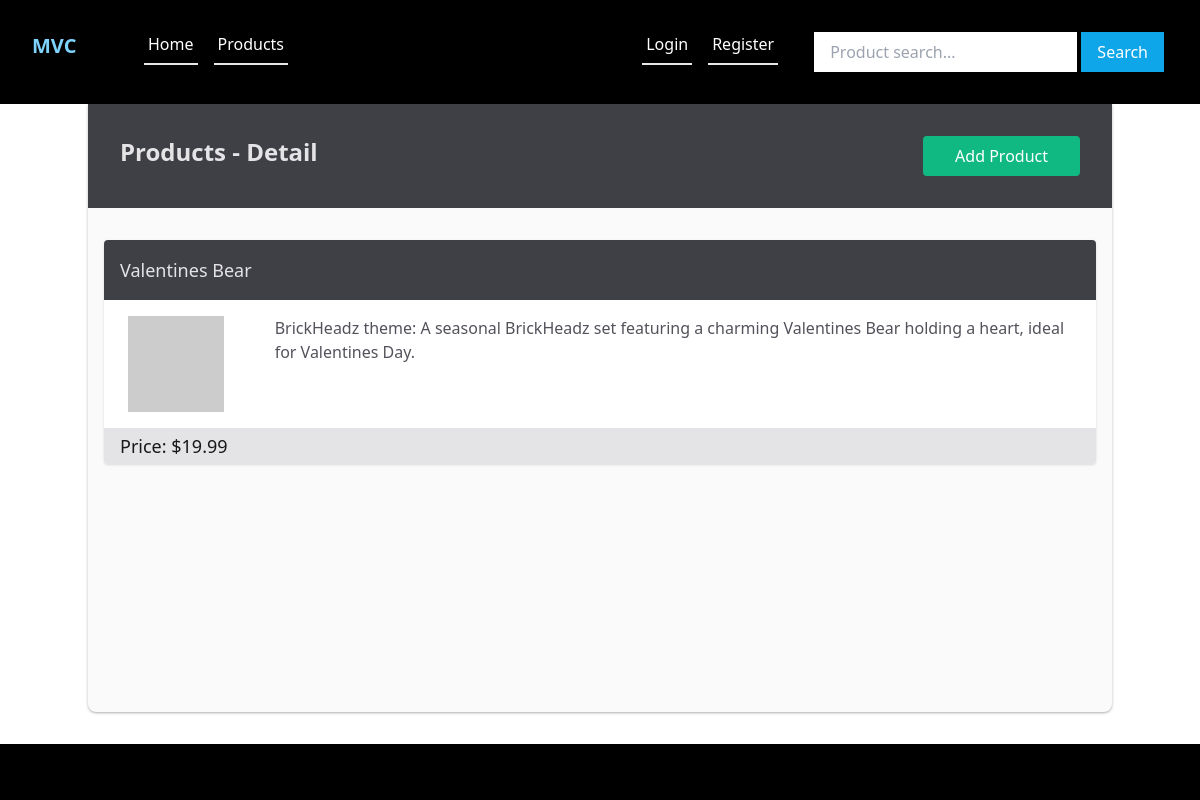
Page /products/40379 on the earlier database version.
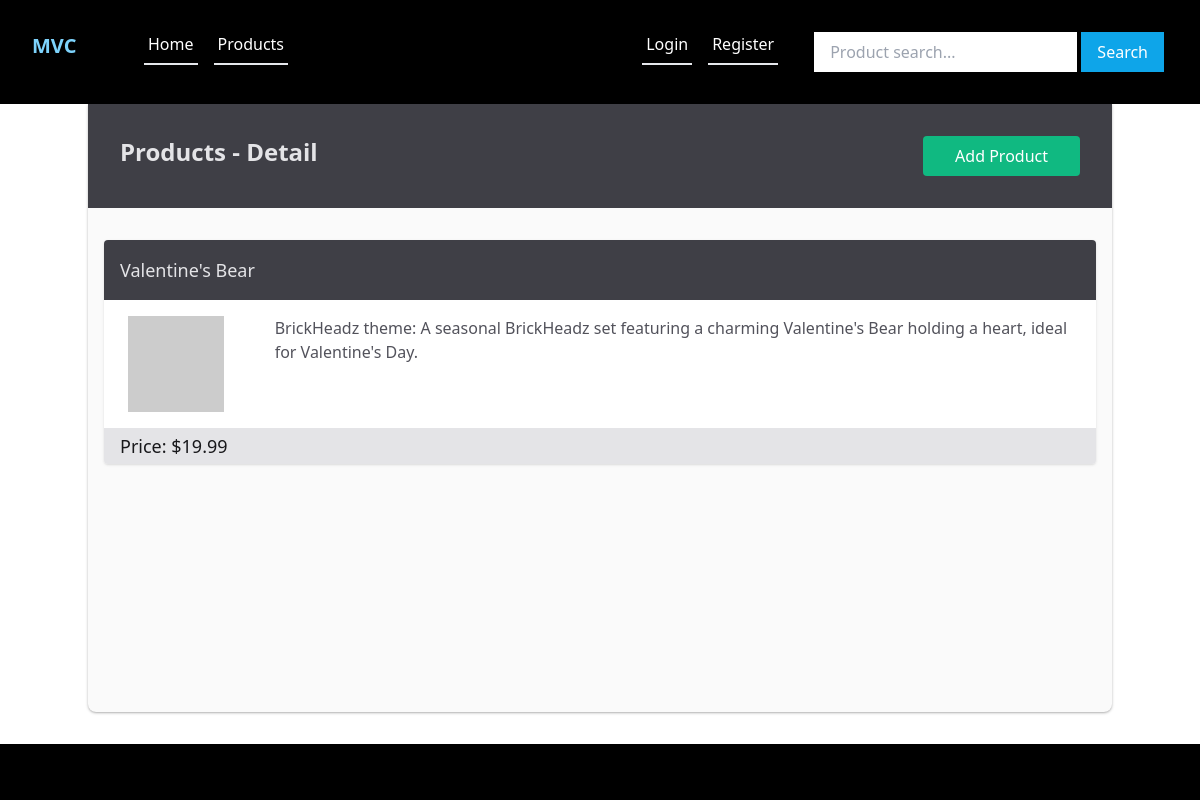
Same page on the later database version.
### tables this page shows
CREATE TABLE IF NOT EXISTS `products`
(
    `id`          bigint unsigned NOT NULL AUTO_INCREMENT,
    `user_id`     bigint unsigned      DEFAULT 10,
    `name`        varchar(255)    NOT NULL,
    `description` text,
    `price`       int                  DEFAULT NULL,
    `created_at`  timestamp       NULL DEFAULT CURRENT_TIMESTAMP,
    PRIMARY KEY (`id`)
);

### App/Controllers/ProductController.php (called while the page is built, shortened)
<?php
class ProductController
{
    protected $db;
    public function __construct()
    {
        $config = require basePath('config/db.php');
        $this->db = new Database($config);
    }
    public function show($params)
    {
        $id = $params['id'] ?? '';
        $params = [
            'id' => $id
        ];
        $product = $this->db->query('SELECT * FROM products WHERE id = :id', $params)->fetch();
        loadView('products/show', [
            'product' => $product
        ]);
    }
}

### public/index.php (called while the page is built, shortened)
<?php
require '../helpers.php';
$router = new Router();
$uri = parse_url($_SERVER['REQUEST_URI'], PHP_URL_PATH);
$router->route($uri);

### Framework/Session.php (called while the page is built, shortened)
<?php
class Session
{
    public static function has($key)
    {
        return isset($_SESSION[$key]);
    }
}

### Framework/middleware/Authorise.php (called while the page is built, shortened)
<?php
class Authorise
{
    public function isAuthenticated()
    {
        return Session::has('user');
    }
}

### Framework/Database.php (called while the page is built, shortened)
<?php
class Database
{
    public $conn;
    public function __construct($config)
    {
        $dsn = "mysql:host={$config['host']};port={$config['port']};dbname={$config['dbname']}";
        $options = [
            PDO::ATTR_ERRMODE => PDO::ERRMODE_EXCEPTION,
            PDO::ATTR_DEFAULT_FETCH_MODE => PDO::FETCH_OBJ
        ];
        try {
            $this->conn = new PDO($dsn, $config['username'], $config['password'], $options);
        } catch (PDOException $e) {
            throw new Exception("Database connection failed: {$e->getMessage()}");
        }
    }
    public function query($query, $params = [])
    {
        try {
            $sth = $this->conn->prepare($query);
            foreach ($params as $param => $value) {
                $sth->bindValue(':' . $param, $value);
            }
            $sth->execute();
            return $sth;
        } catch (PDOException $e) {
            throw new Exception("Query failed to execute: {$e->getMessage()}");
        }
    }
}

### App/views/products/show.view.php (the view, shortened to what the changed rows need)
<?php
loadPartial('navigation');
?>
<main class="container mx-auto bg-zinc-50 py-8 px-4 shadow shadow-black/25 rounded-b-lg flex flex-col flex-grow">
    <article>
        <header class="bg-zinc-700 text-zinc-200 -mx-4 -mt-8 p-8 mb-8 flex">
            <h1 class="grow text-2xl font-bold ">Products - Detail</h1>
            <p class="text-md flex-0 px-8 py-2 bg-emerald-500 hover:bg-emerald-600 text-white rounded transition ease-in-out duration-500">
                <a href="/products/create">Add Product</a>
            </p>
        </header>
        <section class="max-w-192 min-w-64 bg-white shadow rounded p-2 flex flex-col">
            <header class="-mx-2 bg-zinc-700 text-zinc-200 text-lg p-4 -mt-2 mb-4 rounded-t flex-0 flex justify-between">
                <h4>
                    <?= $product->name ?>
                </h4>
            </header>
            <section class="flex-grow grid grid-cols-12">
                <p class="ml-4 col-span-2">
                    <img class="w-24 h-24 " src="https://dummyimage.com/200x200/a1a1aa/fff&text=Image+Here"
                         alt="">
                </p>
                <p class="col-span-10 text-zinc-600"><?= $product->description ?></p>
            </section>
            <footer class="-mx-2 bg-zinc-200 text-zinc-900 text-lg px-4 py-1 mt-4 -mb-2 rounded-b flex-0">
                <p>Price: $<?= $product->price / 100 ?></p>
            </footer>
        </section>
    </article>
</main>
<?php
require_once basePath("App/views/partials/footer.view.php");
?>

### Framework/Router.php (shortened to what the changed rows need)
<?php
class Router
{
    protected $routes = [];
    public function registerRoute($method, $uri, $action, $middleware = [])
    {
        list($controller, $controllerMethod) = explode('@', $action);
        $this->routes[] = [
            'method' => $method,
            'uri' => $uri,
            'controller' => $controller,
            'controllerMethod' => $controllerMethod,
            'middleware' => $middleware
        ];
    }
    public function route($uri)
    {
        $requestMethod = $_SERVER['REQUEST_METHOD'];
        foreach ($this->routes as $route) {
            $uriSegments = explode('/', trim($uri, '/'));
            $routeSegments = explode('/', trim($route['uri'], '/'));
            if (count($uriSegments) === count($routeSegments) && strtoupper($route['method'] === $requestMethod)) {
                $params = [];
                $match = true;
                for ($i = 0; $i < count($uriSegments); $i++) {
                    if ($routeSegments[$i] !== $uriSegments[$i] && !preg_match('/\{(.+?)\}/', $routeSegments[$i])) {
                        $match = false;
                        break;
                    }
                    if (preg_match('/\{(.+?)\}/', $routeSegments[$i], $matches)) {
                        $params[$matches[1]] = $uriSegments[$i];
                    }
                }
                if ($match) {
                    $controllerMethod = $route['controllerMethod'];
                    $controllerInstance = new $controller();
                    $controllerInstance->$controllerMethod($params);
                    return;
                }
            }
        }
    }
}

### App/views/partials/navigation.view.php (shortened to what the changed rows need)
<?php
$authenticated = new Authorise();
?>
<header class="bg-black text-white p-4 flex-grow-0 flex flex-row align-middle content-center">
    <h1 class="flex-0 w-32 text-xl p-4 ">
        <a href="#"
           class="py-4 px-4 -mx-4 -my-4 font-bold rounded text-sky-300 hover:text-sky-700 hover:bg-sky-300
                     transition ease-in-out duration-500">
            MVC
        </a>
    </h1>
    <nav class="flex flex-row gap-4 py-4 flex-grow">
        <p><a href="/"
              class="pb-2 px-1 text-text-zinc-700-200 hover:text-sky-300
                     border-0 border-b-2 hover:border-b-sky-500
                     transition ease-in-out duration-500">
                Home
            </a></p>
        <p><a href="/products"
              class="pb-2 px-1 text-text-zinc-700-200 hover:text-sky-300
                     border-0 border-b-2 hover:border-b-sky-500
                     transition ease-in-out duration-500">
                Products
            </a></p>
        <p class="flex-grow"></p>
        <?php
        if ($authenticated->isAuthenticated()):
            ?>
            <form method="POST" action="/auth/logout" class="">
                <button class="pb-2 px-1 text-text-zinc-700-200 hover:text-sky-300
                     border-0 border-b-2 hover:border-b-sky-500
                     transition ease-in-out duration-500">
                    <i class="fa fa-search"></i> Logout
                </button>
            </form>
        <?php
        else:
            ?>
            <p><a href="/auth/login"
                  class="pb-2 px-1 text-text-zinc-700-200 hover:text-sky-300
                     border-0 border-b-2 hover:border-b-sky-500
                     transition ease-in-out duration-500">
                    Login
                </a></p>
            <p><a href="/auth/register"
                  class="pb-2 px-1 text-text-zinc-700-200 hover:text-sky-300
                     border-0 border-b-2 hover:border-b-sky-500
                     transition ease-in-out duration-500">
                    Register
                </a></p>
        <?php
        endif;
        ?>
        <form method="GET" action="/products/search" class="block mx-5">
            <input type="text" name="keywords" placeholder="Product search..."
                   class="w-full md:w-auto px-4 py-2 focus:outline-none"/>
            <button class="w-full md:w-auto bg-sky-500 hover:bg-sky-600 text-white px-4 py-2 focus:outline-none transition ease-in-out duration-500">
                <i class="fa fa-search"></i> Search
            </button>
        </form>
    </nav>
</header>

Differences in the rows shown:
changed products: name "Valentines Bear" → "Valentine's Bear"; description "BrickHeadz theme: A seasonal BrickHeadz set featuring a charming Valentines Bear holding a heart, ideal for Valentines Day." → "BrickHeadz theme: A seasonal BrickHeadz set featuring a charming Valentine's Bear holding a heart, ideal for Valentine's Day."
